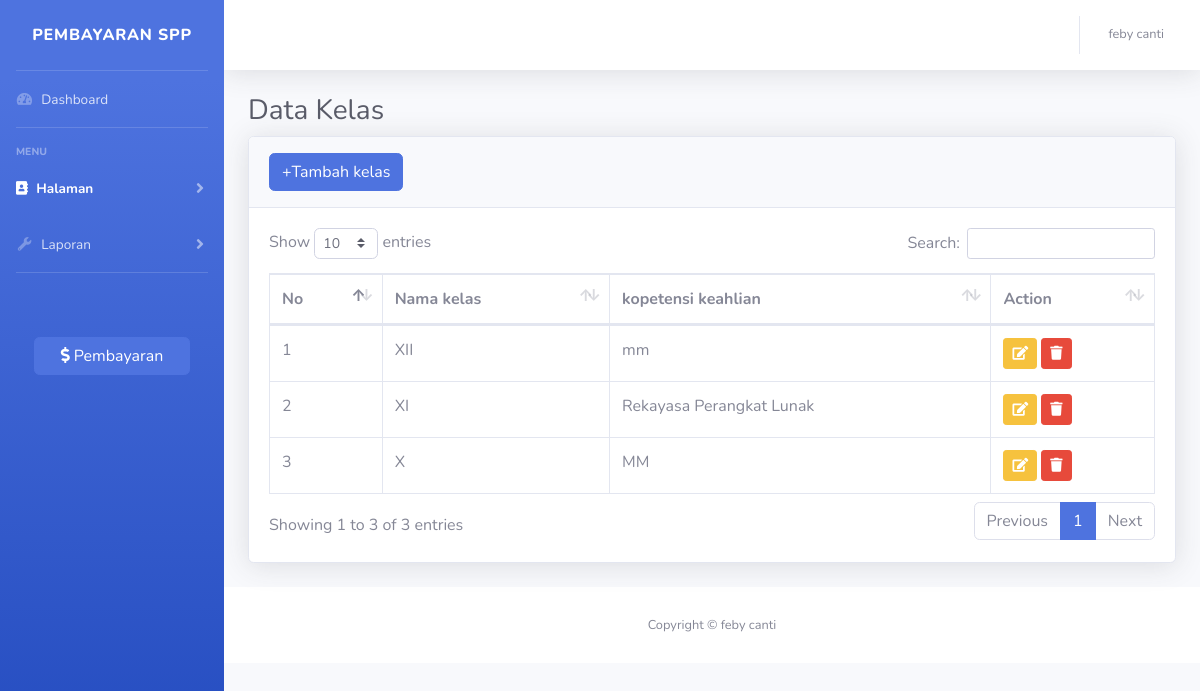
Screenshot of /index.php?page=kelas (signed in) with the database file from the repository.
### tables this page shows
CREATE TABLE `kelas` (
  `id_kelas` int(11) NOT NULL,
  `nama_kelas` varchar(10) NOT NULL,
  `kopetensi_keahlian` varchar(50) NOT NULL
);

### kelas.php (the view, shortened to what this page needs)
<h1 class="h3 mb-2 text-gray-800"> Data Kelas</h1>
<div class="card shadow mb-4">
    <div class="card-header py-3">
        <button type="button" class="btn btn-primary" data-toggle="modal" data-target="#tambahkelas">
            +Tambah kelas
        </button>
    </div>
    <div class="card-body">
        <div class="table-responsive">
            <table class="table table-bordered" id="dataTable" width="100%" cellspacing="0">
                <thead>
                    <tr>
                        <th>No</th>
                        <th>Nama kelas</th>
                        <th>kopetensi keahlian</th>
                        <th>Action</th>
                    </tr>
                </thead>
                <tbody>
                    <?php
                    $i = 1;
                    $query = mysqli_query($koneksi, "SELECT * FROM kelas");
                    while ($data = mysqli_fetch_array($query)) {
                    ?>
                        <tr>
                            <td><?php echo $i++ ?></td>
                            <td><?php echo $data['nama_kelas'] ?></td>
                            <td><?php echo $data['kopetensi_keahlian'] ?></td>
                            <td>
                            <button type="button" class="btn btn-warning btn-sm" data-toggle="modal" data-target="#editkelas<?php echo $data['id_kelas'] ?>">
                                    <i class="fa fa-edit"></i>
                                </button>
                                <button type="button" class="btn btn-danger btn-sm" data-toggle="modal" data-target="#hapuskelas<?php echo $data['id_kelas'] ?>">
                                    <i class="fa fa-trash"></i>
                                </button>
                            </td>
                        </tr>
                    <?php
                    }
                    ?>
                </tbody>
            </table>
        </div>
    </div>
</div>

### rows the page displays
kelas: nama_kelas "XII", kopetensi_keahlian "mm"
kelas: nama_kelas "XI", kopetensi_keahlian "Rekayasa Perangkat Lunak"
kelas: nama_kelas "X", kopetensi_keahlian "MM"

### other values shown
$_SESSION['user']['nama_petugas'] "feby canti"
